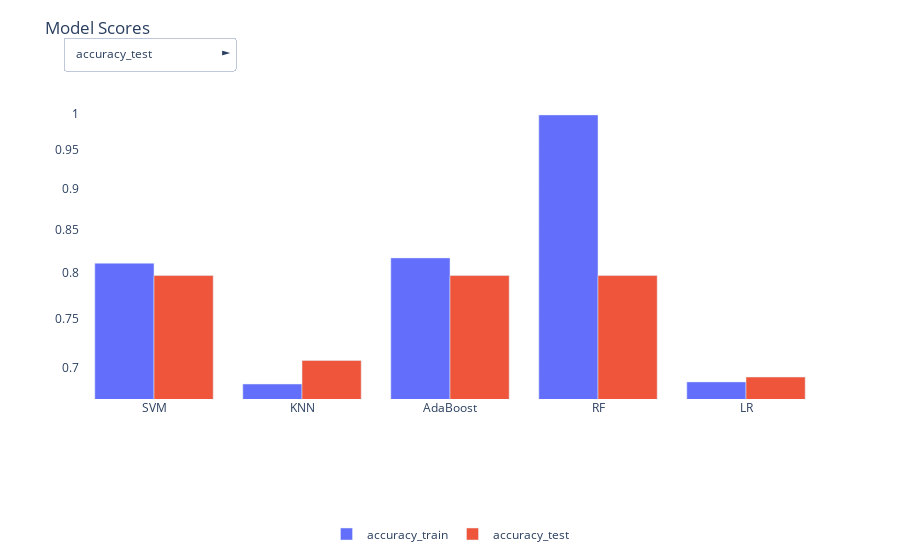

The cell this chart's notebook holds for it:
### Code cell
############################################################################################
df  = pd.read_csv('artifact/models//model_scores/model_scores.csv')
#df = df.drop('Unnamed: 0', axis =1)
df = df.set_index('model')
df1 = df[['f1_train','roc_auc_train','balanced_accuracy_train','precision_train','accuracy_train']]
df2 = df[['f1_test','roc_auc_test','balanced_accuracy_test','precision_test','accuracy_test']]

#########################################################
import plotly.graph_objects as go


def multi_plot(df1,df2, title, addAll = True):
    
    fig = go.Figure()
    

    for column1 in df1.columns.to_list():
        f1= fig.add_trace(
            go.Bar(
                x = df1.index,
                y = df1[column1],
                name = column1,
            )
        )

    for column2 in df2.columns.to_list():
        fig.add_trace(
            go.Bar(
                x = df2.index,
                y = df2[column2],
                name = column2
            )
        )


    button_all = [dict(label = 'Train',
                      method = 'update',
                      args = [{'visible': df1.columns.isin(df1.columns),
                               'title': 'All',
                               'showlegend':True}]),
                  dict(label = 'Select',
                      method = 'update',
                      args = [{'visible': df2.columns.isin(df2.columns),
                               'title': 'All',
                               'showlegend':True}]),
                  
                  ]
                 
                

    def create_layout_button(column1):
        return dict(label = column1,
                    method = 'update',
                    args = [{'visible': df1.columns.isin([column1]),
                             'title': column1,
                             'showlegend': True}])
    
    def create_layout_button2(column2):
        return dict(label = column2,
                    method = 'update',
                    args = [{'visible': df2.columns.isin([column2]),
                             'title': column2,
                             'showlegend': True}]
                   )
    # Update remaining layout properties

    fig.update_layout(
        updatemenus=[
          
            
            go.layout.Updatemenu(
            active = 0,
            visible=True,
            buttons = ([button_all[1]] * addAll) + list(df2.columns.map(lambda column: create_layout_button2(column))),
               
            direction="right",
            pad={"r": 5, "t": 5,"l":5},
            showactive=True,
            x=-0.03,
            xanchor="left",
            y=1.1,
            yanchor="bottom"),
            
            
            
        ],
         yaxis_type="log"       
    )
    # Update remaining layout properties
    fig.update_layout(
        title_text=title,
        title_y=0.96,
        
        height=400,
        #width = 1000,
        showlegend=True,
        legend=dict(yanchor="bottom",
                                  y=-0.5,
                                  xanchor="center",
                                  x=0.5,
                                  orientation='h'),
        paper_bgcolor = "rgba(0,0,0,0)",
        plot_bgcolor = "rgba(0,0,0,0)",
        margin_autoexpand=True,
        autosize=True,
        
    )
    
    fig.show(scale=200, config= dict(displayModeBar = False))
       
    ############################################################
    
    # Writing and exporting interactive figure as html file 
    
    f1.write_html('artifact/models//model_scores/model_scores.html',config= dict(displayModeBar = False))
        
########################################################################################

multi_plot(df1,df2, title="Model Scores")  

#https://towardsdatascience.com/how-to-create-an-interactive-dropdown-in-jupyter-322277f58a68

### Figure 1 — Plotly figure (JSON) as saved in the notebook; plotly's stock layout.template omitted (floating-point values rounded to 4 significant figures)
{"data": [{"name": "f1_train", "showlegend": true, "title": {"text": "accuracy_test"}, "type": "bar", "visible": false, "x": ["SVM", "KNN", "AdaBoost", "RF", "LR"], "y": [0.7879, 0.6219, 0.796, 0.998, 0.5587]}, {"name": "roc_auc_train", "showlegend": true, "title": {"text": "accuracy_test"}, "type": "bar", "visible": false, "x": ["SVM", "KNN", "AdaBoost", "RF", "LR"], "y": [0.7104, 0.5391, 0.7201, 0.9968, 0.5]}, {"name": "balanced_accuracy_train", "showlegend": true, "title": {"text": "accuracy_test"}, "type": "bar", "visible": false, "x": ["SVM", "KNN", "AdaBoost", "RF", "LR"], "y": [0.7104, 0.5391, 0.7201, 0.9968, 0.5]}, {"name": "precision_train", "showlegend": true, "title": {"text": "accuracy_test"}, "type": "bar", "visible": false, "x": ["SVM", "KNN", "AdaBoost", "RF", "LR"], "y": [0.8288, 0.6373, 0.8339, 0.998, 0.4711]}, {"name": "accuracy_train", "showlegend": true, "title": {"text": "accuracy_test"}, "type": "bar", "visible": true, "x": ["SVM", "KNN", "AdaBoost", "RF", "LR"], "y": [0.8106, 0.6843, 0.8167, 0.998, 0.6864]}, {"name": "f1_test", "showlegend": true, "title": {"text": "accuracy_test"}, "type": "bar", "visible": false, "x": ["SVM", "KNN", "AdaBoost", "RF", "LR"], "y": [0.76, 0.6338, 0.76, 0.76, 0.5648]}, {"name": "roc_auc_test", "showlegend": true, "title": {"text": "accuracy_test"}, "type": "bar", "visible": false, "x": ["SVM", "KNN", "AdaBoost", "RF", "LR"], "y": [0.6711, 0.5481, 0.6711, 0.6711, 0.5]}, {"name": "balanced_accuracy_test", "showlegend": true, "title": {"text": "accuracy_test"}, "type": "bar", "visible": false, "x": ["SVM", "KNN", "AdaBoost", "RF", "LR"], "y": [0.6711, 0.5481, 0.6711, 0.6711, 0.5]}, {"name": "precision_test", "showlegend": true, "title": {"text": "accuracy_test"}, "type": "bar", "visible": false, "x": ["SVM", "KNN", "AdaBoost", "RF", "LR"], "y": [0.8429, 0.6858, 0.8429, 0.8429, 0.4776]}, {"name": "accuracy_test", "showlegend": true, "title": {"text": "accuracy_test"}, "type": "bar", "visible": true, "x": ["SVM", "KNN", "AdaBoost", "RF", "LR"], "y": [0.7967, 0.7073, 0.7967, 0.7967, 0.6911]}], "layout": {"autosize": true, "legend": {"orientation": "h", "x": 0.5, "xanchor": "center", "y": -0.5, "yanchor": "bottom"}, "margin": {"autoexpand": true}, "paper_bgcolor": "rgba(0, 0, 0, 0)", "plot_bgcolor": "rgba(0, 0, 0, 0)", "showlegend": true, "title": {"text": "Model Scores", "y": 0.96}, "updatemenus": [{"active": 5, "buttons": [{"args": [{"showlegend": true, "title": "All", "visible": [true, true, true, true, true]}], "label": "Select", "method": "update"}, {"args": [{"showlegend": true, "title": "f1_test", "visible": [true, false, false, false, false]}], "label": "f1_test", "method": "update"}, {"args": [{"showlegend": true, "title": "roc_auc_test", "visible": [false, true, false, false, false]}], "label": "roc_auc_test", "method": "update"}, {"args": [{"showlegend": true, "title": "balanced_accuracy_test", "visible": [false, false, true, false, false]}], "label": "balanced_accuracy_test", "method": "update"}, {"args": [{"showlegend": true, "title": "precision_test", "visible": [false, false, false, true, false]}], "label": "precision_test", "method": "update"}, {"args": [{"showlegend": true, "title": "accuracy_test", "visible": [false, false, false, false, true]}], "label": "accuracy_test", "method": "update"}], "direction": "right", "pad": {"l": 5, "r": 5, "t": 5}, "showactive": true, "visible": true, "x": -0.03, "xanchor": "left", "y": 1.1, "yanchor": "bottom"}], "xaxis": {"autorange": true, "range": [-0.5, 4.5], "type": "category"}, "yaxis": {"autorange": true, "range": [-0.1738, 0.008218], "type": "log"}}}
